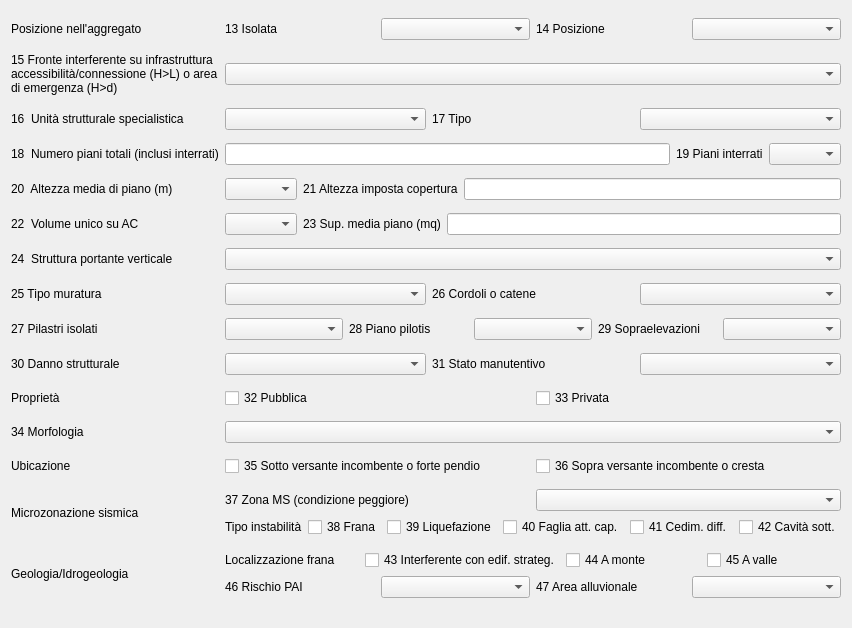
                    <widget class="QWidget" name="caratteristiche_gen">
                        <property name="geometry">
                            <rect>
                                <x>0</x>
                                <y>0</y>
                                <width>838</width>
                                <height>628</height>
                            </rect>
                        </property>
                        <property name="font">
                            <font>
                                <weight>50</weight>
                                <bold>false</bold>
                            </font>
                        </property>
                        <attribute name="label">
                            <string>Sezione 2 - CARATTERISTICHE GENERALI</string>
                        </attribute>
                        <layout class="QGridLayout" name="gridLayout_5">
                            <item row="11" column="0">
                                <widget class="QLabel" name="label_30">
                                    <property name="text">
                                        <string>30 Danno strutturale</string>
                                    </property>
                                </widget>
                            </item>
                            <item row="12" column="0">
                                <widget class="QLabel" name="label_31">
                                    <property name="text">
                                        <string>Proprietà </string>
                                    </property>
                                </widget>
                            </item>
                            <item row="13" column="0">
                                <widget class="QLabel" name="label_32">
                                    <property name="text">
                                        <string>34 Morfologia </string>
                                    </property>
                                </widget>
                            </item>
                            <item row="14" column="0">
                                <widget class="QLabel" name="label_33">
                                    <property name="text">
                                        <string>Ubicazione</string>
                                    </property>
                                </widget>
                            </item>
                            <item row="15" column="0">
                                <widget class="QLabel" name="label_34">
                                    <property name="text">
                                        <string>Microzonazione sismica</string>
                                    </property>
                                </widget>
                            </item>
                            <item row="16" column="0">
                                <widget class="QLabel" name="label_35">
                                    <property name="text">
                                        <string>Geologia/Idrogeologia</string>
                                    </property>
                                </widget>
                            </item>
                            <item row="2" column="0">
                                <widget class="QLabel" name="label_22">
                                    <property name="text">
                                        <string>15 Fronte interferente su infrastruttura&lt;br&gt;accessibilità/connessione (H&amp;gt;L) o area&lt;br&gt;di emergenza (H&amp;gt;d)</string>
                                    </property>
                                </widget>
                            </item>
                            <item row="2" column="2">
                                <widget class="QComboBox" name="fronte"/>
                            </item>
                            <item row="10" column="0">
                                <widget class="QLabel" name="label_29">
                                    <property name="text">
                                        <string>27 Pilastri isolati</string>
                                    </property>
                                </widget>
                            </item>
                            <item row="0" column="0">
                                <widget class="QLabel" name="label_20">
                                    <property name="text">
                                        <string>Posizione nell'aggregato</string>
                                    </property>
                                </widget>
                            </item>
                            <item row="3" column="0">
                                <widget class="QLabel" name="label_23">
                                    <property name="text">
                                        <string>16  Unità strutturale specialistica</string>
                                    </property>
                                </widget>
                            </item>
                            <item row="4" column="0">
                                <widget class="QLabel" name="label_24">
                                    <property name="text">
                                        <string>18  Numero piani totali (inclusi interrati)</string>
                                    </property>
                                </widget>
                            </item>
                            <item row="8" column="0">
                                <widget class="QLabel" name="label_27">
                                    <property name="text">
                                        <string>24  Struttura portante verticale</string>
                                    </property>
                                </widget>
                            </item>
                            <item row="5" column="0">
                                <widget class="QLabel" name="label_25">
                                    <property name="text">
                                        <string>20  Altezza media di piano (m)</string>
                                    </property>
                                </widget>
                            </item>
                            <item row="9" column="0">
                                <widget class="QLabel" name="label_28">
                                    <property name="text">
                                        <string>25 Tipo muratura</string>
                                    </property>
                                </widget>
                            </item>
                            <item row="7" column="0">
                                <widget class="QLabel" name="label_26">
                                    <property name="text">
                                        <string>22  Volume unico su AC</string>
                                    </property>
                                </widget>
                            </item>
                            <item row="11" column="2">
                                <layout class="QHBoxLayout" name="horizontalLayout_10">
                                    <item>
                                        <widget class="QComboBox" name="danno"/>
                                    </item>
                                    <item>
                                        <widget class="QLabel" name="label_45">
                                            <property name="text">
                                                <string>31 Stato manutentivo</string>
                                            </property>
                                        </widget>
                                    </item>
                                    <item>
                                        <widget class="QComboBox" name="stato_man"/>
                                    </item>
                                </layout>
                            </item>
                            <item row="10" column="2">
                                <layout class="QHBoxLayout" name="horizontalLayout_9">
                                    <item>
                                        <widget class="QComboBox" name="pilastri"/>
                                    </item>
                                    <item>
                                        <widget class="QLabel" name="label_43">
                                            <property name="text">
                                                <string>28 Piano pilotis</string>
                                            </property>
                                        </widget>
                                    </item>
                                    <item>
                                        <widget class="QComboBox" name="pilotis"/>
                                    </item>
                                    <item>
                                        <widget class="QLabel" name="label_44">
                                            <property name="text">
                                                <string>29 Sopraelevazioni</string>
                                            </property>
                                        </widget>
                                    </item>
                                    <item>
                                        <widget class="QComboBox" name="sopraelev"/>
                                    </item>
                                </layout>
                            </item>
                            <item row="12" column="2">
                                <layout class="QHBoxLayout" name="horizontalLayout_11">
                                    <item>
                                        <widget class="QCheckBox" name="pr_pubb">
                                            <property name="text">
                                                <string>32 Pubblica</string>
                                            </property>
                                        </widget>
                                    </item>
                                    <item>
                                        <widget class="QCheckBox" name="pr_priv">
                                            <property name="text">
                                                <string>33 Privata</string>
                                            </property>
                                        </widget>
                                    </item>
                                </layout>
                            </item>
                            <item row="14" column="2">
                                <layout class="QHBoxLayout" name="horizontalLayout_12">
                                    <item>
                                        <layout class="QHBoxLayout" name="horizontalLayout_13">
                                            <item>
                                                <widget class="QCheckBox" name="ubic_sotto">
                                                    <property name="text">
                                                        <string>35 Sotto versante incombente o forte pendio</string>
                                                    </property>
                                                </widget>
                                            </item>
                                            <item>
                                                <widget class="QCheckBox" name="ubic_sopra">
                                                    <property name="text">
                                                        <string>36 Sopra versante incombente o cresta</string>
                                                    </property>
                                                </widget>
                                            </item>
                                        </layout>
                                    </item>
                                </layout>
                            </item>
                            <item row="9" column="2">
                                <layout class="QHBoxLayout" name="horizontalLayout_8">
                                    <item>
                                        <widget class="QComboBox" name="tipo_mur"/>
                                    </item>
                                    <item>
                                        <widget class="QLabel" name="label_42">
                                            <property name="text">
                                                <string>26 Cordoli o catene</string>
                                            </property>
                                        </widget>
                                    </item>
                                    <item>
                                        <widget class="QComboBox" name="cord_cat"/>
                                    </item>
                                </layout>
                            </item>
                            <item row="7" column="2">
                                <layout class="QHBoxLayout" name="horizontalLayout_7">
                                    <item>
                                        <widget class="QComboBox" name="vol_unico"/>
                                    </item>
                                    <item>
                                        <widget class="QLabel" name="label_41">
                                            <property name="text">
                                                <string>23 Sup. media piano (mq)</string>
                                            </property>
                                        </widget>
                                    </item>
                                    <item>
                                        <widget class="QLineEdit" name="superf_m"/>
                                    </item>
                                </layout>
                            </item>
                            <item row="5" column="2">
                                <layout class="QHBoxLayout" name="horizontalLayout_6">
                                    <item>
                                        <widget class="QComboBox" name="alt_piano"/>
                                    </item>
                                    <item>
                                        <widget class="QLabel" name="label_40">
                                            <property name="text">
                                                <string>21 Altezza imposta copertura</string>
                                            </property>
                                        </widget>
                                    </item>
                                    <item>
                                        <widget class="QLineEdit" name="alt_totale"/>
                                    </item>
                                </layout>
                            </item>
                            <item row="4" column="2">
                                <layout class="QHBoxLayout" name="horizontalLayout_4">
                                    <item>
                                        <widget class="QLineEdit" name="n_piani"/>
                                    </item>
                                    <item>
                                        <widget class="QLabel" name="label_38">
                                            <property name="text">
                                                <string>19 Piani interrati</string>
                                            </property>
                                        </widget>
                                    </item>
                                    <item>
                                        <widget class="QComboBox" name="n_interr"/>
                                    </item>
                                </layout>
                            </item>
                            <item row="0" column="2">
                                <layout class="QHBoxLayout" name="horizontalLayout_3">
                                    <item>
                                        <widget class="QLabel" name="label_36">
                                            <property name="text">
                                                <string>13 Isolata</string>
                                            </property>
                                        </widget>
                                    </item>
                                    <item>
                                        <widget class="QComboBox" name="isolato"/>
                                    </item>
                                    <item>
                                        <widget class="QLabel" name="label_37">
                                            <property name="text">
                                                <string>14 Posizione</string>
                                            </property>
                                        </widget>
                                    </item>
                                    <item>
                                        <widget class="QComboBox" name="posizio"/>
                                    </item>
                                </layout>
                            </item>
                            <item row="3" column="2">
                                <layout class="QHBoxLayout" name="horizontalLayout_5">
                                    <item>
                                        <widget class="QComboBox" name="spec"/>
                                    </item>
                                    <item>
                                        <widget class="QLabel" name="label_39">
                                            <property name="text">
                                                <string>17 Tipo</string>
                                            </property>
                                        </widget>
                                    </item>
                                    <item>
                                        <widget class="QComboBox" name="specialis"/>
                                    </item>
                                </layout>
                            </item>
                            <item row="13" column="2">
                                <widget class="QComboBox" name="morf"/>
                            </item>
                            <item row="8" column="2">
                                <widget class="QComboBox" name="strutt_ver"/>
                            </item>
                            <item row="15" column="2">
                                <layout class="QVBoxLayout" name="verticalLayout_3">
                                    <item>
                                        <layout class="QHBoxLayout" name="horizontalLayout_15">
                                            <item>
                                                <widget class="QLabel" name="label_48">
                                                    <property name="text">
                                                        <string>37 Zona MS (condizione peggiore)</string>
                                                    </property>
                                                </widget>
                                            </item>
                                            <item>
                                                <widget class="QComboBox" name="zona_ms"/>
                                            </item>
                                        </layout>
                                    </item>
                                    <item>
                                        <layout class="QHBoxLayout" name="horizontalLayout_16">
                                            <item>
                                                <widget class="QLabel" name="inst_name">
                                                    <property name="text">
                                                        <string>Tipo instabilità</string>
                                                    </property>
                                                </widget>
                                            </item>
                                            <item>
                                                <widget class="QCheckBox" name="inst_fran">
                                                    <property name="text">
                                                        <string>38 Frana</string>
                                                    </property>
                                                </widget>
                                            </item>
                                            <item>
                                                <widget class="QCheckBox" name="inst_liq">
                                                    <property name="text">
                                                        <string>39 Liquefazione</string>
                                                    </property>
                                                </widget>
                                            </item>
                                            <item>
                                                <widget class="QCheckBox" name="inst_fag">
                                                    <property name="text">
                                                        <string>40 Faglia att. cap.</string>
                                                    </property>
                                                </widget>
                                            </item>
                                            <item>
                                                <widget class="QCheckBox" name="inst_ced">
                                                    <property name="text">
                                                        <string>41 Cedim. diff.</string>
                                                    </property>
                                                </widget>
                                            </item>
                                            <item>
                                                <widget class="QCheckBox" name="inst_cav">
                                                    <property name="text">
                                                        <string>42 Cavità sott.</string>
                                                    </property>
                                                </widget>
                                            </item>
                                        </layout>
                                    </item>
                                </layout>
                            </item>
                            <item row="16" column="2">
                                <layout class="QVBoxLayout" name="verticalLayout_4">
                                    <item>
                                        <layout class="QHBoxLayout" name="horizontalLayout_17">
                                            <item>
                                                <widget class="QLabel" name="label_50">
                                                    <property name="text">
                                                        <string>Localizzazione frana</string>
                                                    </property>
                                                </widget>
                                            </item>
                                            <item>
                                                <widget class="QCheckBox" name="frana_ar">
                                                    <property name="text">
                                                        <string>43 Interferente con edif. strateg.</string>
                                                    </property>
                                                </widget>
                                            </item>
                                            <item>
                                                <widget class="QCheckBox" name="frana_mon">
                                                    <property name="text">
                                                        <string>44 A monte</string>
                                                    </property>
                                                </widget>
                                            </item>
                                            <item>
                                                <widget class="QCheckBox" name="frana_val">
                                                    <property name="text">
                                                        <string>45 A valle</string>
                                                    </property>
                                                </widget>
                                            </item>
                                        </layout>
                                    </item>
                                    <item>
                                        <layout class="QHBoxLayout" name="horizontalLayout_18">
                                            <item>
                                                <widget class="QLabel" name="label_51">
                                                    <property name="text">
                                                        <string>46 Rischio PAI</string>
                                                    </property>
                                                </widget>
                                            </item>
                                            <item>
                                                <widget class="QComboBox" name="pai"/>
                                            </item>
                                            <item>
                                                <widget class="QLabel" name="label_52">
                                                    <property name="text">
                                                        <string>47 Area alluvionale</string>
                                                    </property>
                                                </widget>
                                            </item>
                                            <item>
                                                <widget class="QComboBox" name="alluvio"/>
                                            </item>
                                        </layout>
                                    </item>
                                </layout>
                            </item>
                        </layout>
                    </widget>
